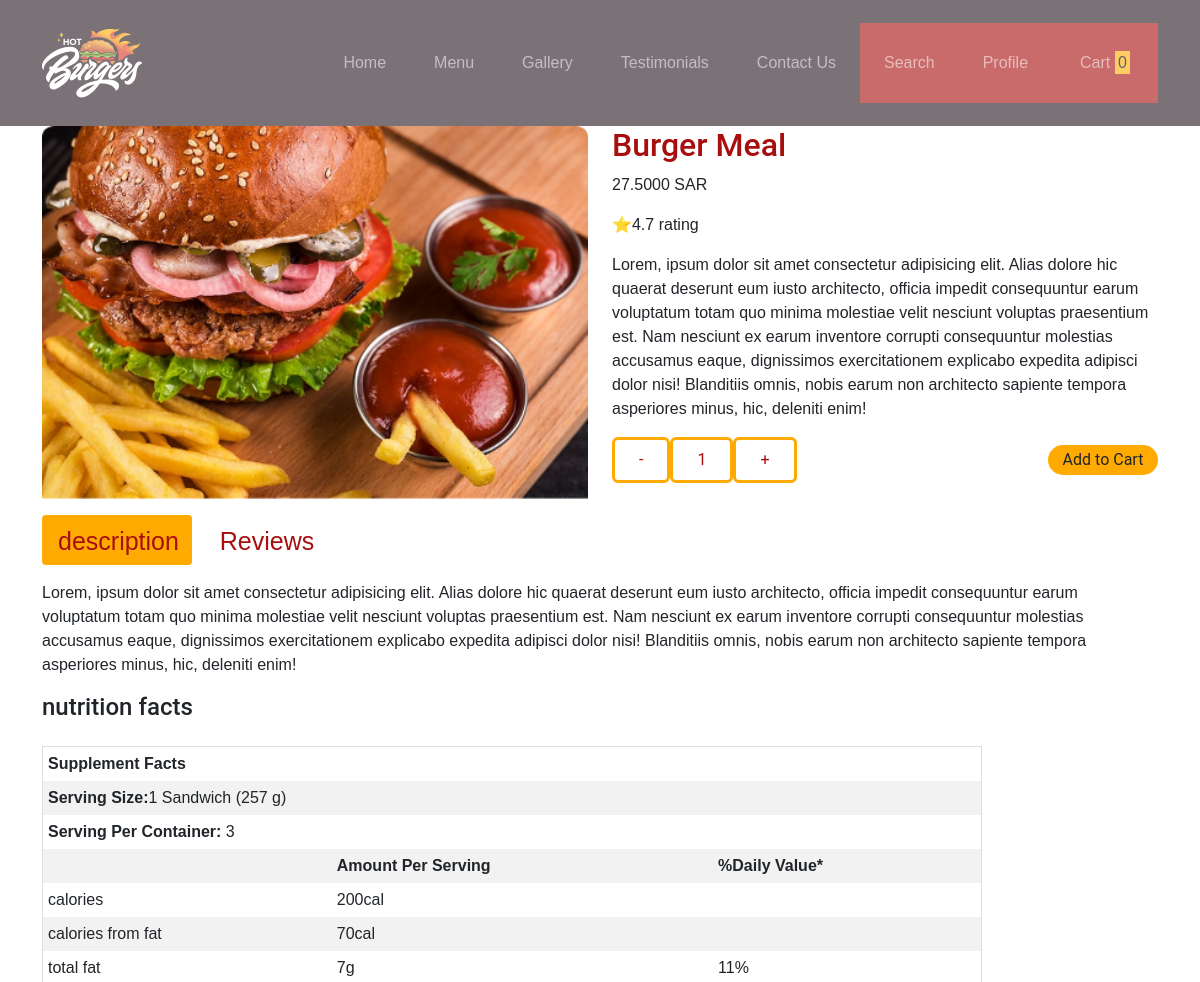
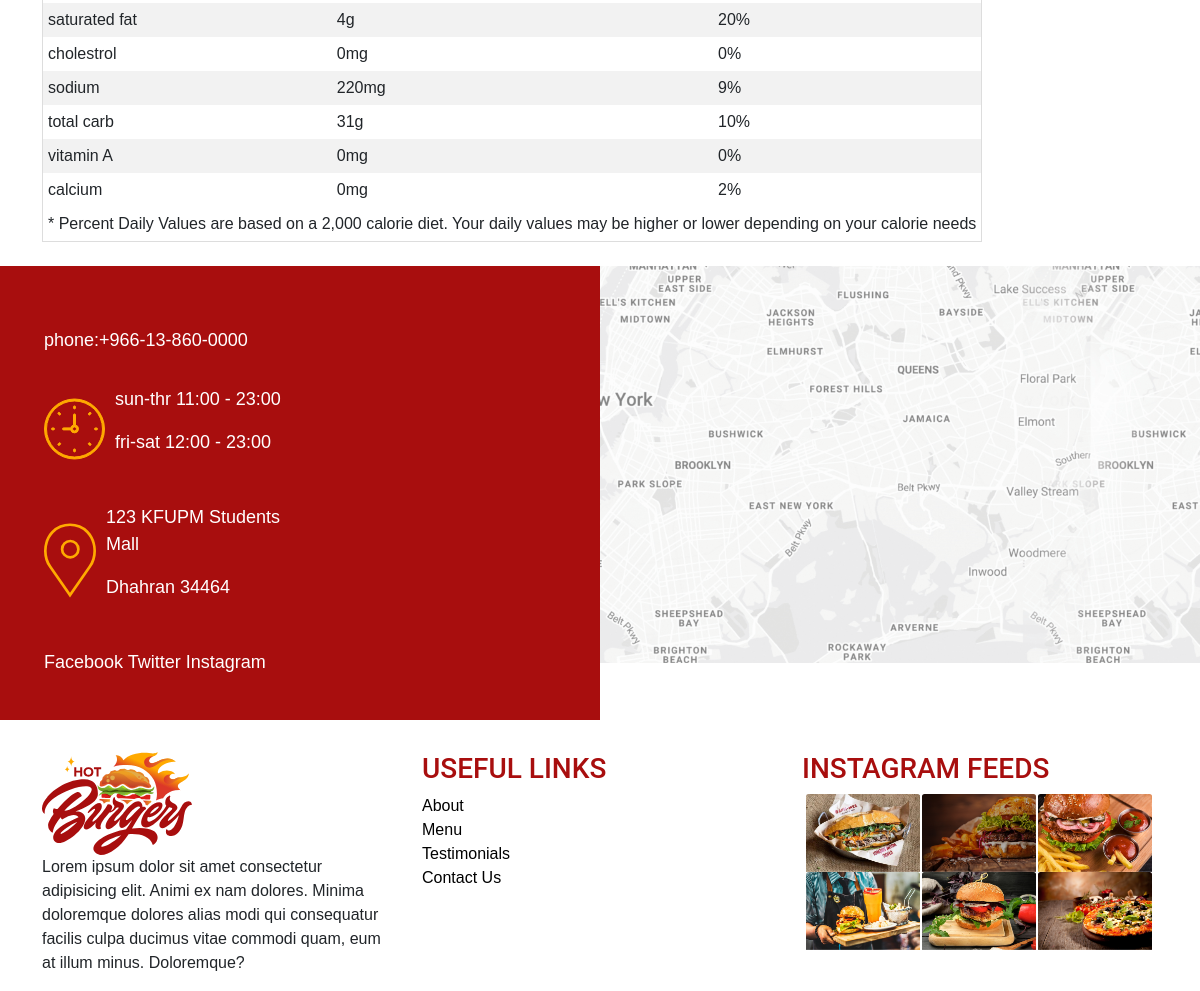
Screenshot of /detail.php?id=3 with the database file from the repository (2 pictures, top to bottom).
### tables this page shows
CREATE TABLE `meal` (
  `id` int(11) NOT NULL,
  `title` varchar(50) NOT NULL,
  `price` decimal(10,4) UNSIGNED NOT NULL,
  `image` varchar(500) NOT NULL,
  `description` varchar(700) NOT NULL
);

### php/meal_db.php (called while the page is built, shortened)
<?php
class Meal_db {
    public $db_connection;
    function __construct(){
        $this-> db_connection = mysqli_connect('127.0.0.1:3306', 'root', '', 'meals');
    }
    function getMealById($id){
        include_once 'php/meal.php';
        $mealo = new Meal();
        $sql = "SELECT * FROM meal WHERE id=$id";
        $result = mysqli_query($this->db_connection, $sql);
        $meal = mysqli_fetch_all($result, MYSQLI_ASSOC);
        return array_merge($meal[0],$mealo->getMealById($id)["nutrition"]);
    }
}
?>

### php/meal.php (called while the page is built, shortened)
<?php
class meal{
public function getMealById($i){
        if($i == 6 OR  $i == 1 OR  $i == 2  OR  $i == 3 OR  $i == 4 OR $i == 5 ) {
            return $this->meals[$i-1];
        }
        else{
            return null;
        }
    }
}

### detail.php (the view, shortened to what this page needs)
<?php
include ('php/meal.php');
include ('php/meal_db.php');
$id =$_GET['id'];
$meal1 = new Meal_db();
$meal_local = new Meal();
$meal_nut = $meal_local->getMealById($id);
$meal = $meal1->getMealById($id);
$nutrition = $meal_nut['nutrition'];
$facts = $nutrition['facts'];
$one = "php/cart.php?id=";
$two = "&back=";
$three = $_SERVER["PHP_SELF"];
$four = "?id=";
?>
<!DOCTYPE html>
<html lang="en">
<head>
  <link rel="stylesheet" href="style.css">
  <link href="https://cdn.jsdelivr.net/npm/bootstrap@5.0.2/dist/css/bootstrap.min.css" rel="stylesheet"
>
</head>
<body>
<?php
        require 'include/inc.header.php';
        ?>
  <div class="container detail-section-start">
    <div class="row">
      <picture class="col-lg-6 col-md-12"><img class="img-fluid w-100" src="images/projectImages/<?php echo $meal['image'] ?>"
          alt="meal<?php echo $id ?>"></picture>
      <div class="col-lg-6 col-md-12 ">
        <div class="meal-info">
          <h2 class="heading-style1"><?php echo $meal['title'] ?></h2>
          <p><?php echo $meal['price'] ?>  SAR</p>
          <p>⭐️<?php echo $meal_nut['rating'] ?> rating</p>
          <p><?php echo $meal['description']?>
          </p>
        </div>
        <div class="meal-buttons">
          <a class="control-btn anchor-style" onclick="decrement()">-</a>
          <a id="num-of-items" class="control-btn anchor-style">1</a>
          <a class="control-btn anchor-style"  onclick="increment()">+</a>
          <a  class="pt-2 ms-auto" href= "<?php echo $one; ?><?php echo $id; ?><?php echo $two; ?><?php echo $three; ?><?php echo $four; ?><?php echo $id; ?>" >
                        <button class="card_cart button-style text-dark" onclick="add_cart_index(<?php echo $id; ?>)">Add to
                        Cart</button>
                    </a>
        </div>
      </div>
    </div>
  </div>
  <div class="container pt-3">
    <ul class="nav nav-pills mb-3" id="pills-tab" role="tablist">
      <li class="nav-item no-hover" role="presentation">
        <button class="nav-link active pillz table-pill" id="pills-home-tab" data-bs-toggle="pill" data-bs-target="#pills-home"
          type="button" role="tab" aria-controls="pills-home" aria-selected="true">description</button>
      </li>
      <li class="nav-item no-hover" role="presentation">
        <button class="nav-link pillz review-pill" id="pills-profile-tab" data-bs-toggle="pill" data-bs-target="#pills-profile"
          type="button" role="tab" aria-controls="pills-profile" aria-selected="false" onclick="showReview(<?php echo $id ?>)">Reviews</button>
      </li>
    </ul>
  </div>
  <div class="tab-content" id="pills-tabContent">
    <div class="tab-pane fade show active" id="pills-home" role="tabpanel" aria-labelledby="pills-home-tab">
      <div class="container" id="description-table">
        <p><?php echo $meal_nut['description'];?></p>
        <h4>nutrition facts</h4>
        <table>
          <thead>
            <tr>
              <td colspan="3"> <strong>Supplement Facts</strong> </td>
            </tr>
            <tr>
              <td colspan="3"><strong>Serving Size:</strong><?php echo $nutrition['serving_size']?></td>
            </tr>
            <tr>
              <td colspan="3"> <strong>Serving Per Container:</strong> <?php echo $nutrition['serving_per_container']?></td>
            </tr>
            <tr>
              <th></th>
              <th align="left">Amount Per Serving</th>
              <th align="left">%Daily Value*</th>
            </tr>
          </thead>
          <tbody>
          <?php
for($i = 0; $i < count($facts); $i++) {
  echo "<tr>";
  $replace = str_replace('_', ' ', $facts[$i]['item']);
  echo "<td>".$replace."</td>";
  echo "<td>".$facts[$i]['amount_per_serving'].$facts[$i]['unit']."</td>";
  echo "<td>".$facts[$i]['daily_value']."</td>";
  echo "</tr>";
}
?>
          </tbody>
          <tfoot>
            <tr>
              <td colspan="3">* Percent Daily Values are based on a 2,000 calorie diet. Your daily values may be higher
                or
                lower depending on your calorie needs</td>
            </tr>
          </tfoot>
        </table>
      </div>
    </div>
  </div>
  <?php
        require 'include/inc.footer.php';
       ?>
</body>
</html>

### style.css (style rules this page uses)
:root { --main-red: #A80E0E; --dark-action-color: #ffaa00; --light-action-color: #FFDD00; }
* { margin: 0; padding: 0; font-family: 'Montserrat', sans-serif; }
h1, h2, h3, h4, h5, h6, button { font-family: 'Roboto', sans-serif; }
.heading-style1 { color: var(--main-red); }
.meal-buttons { display: flex; }
.meal-buttons .control-btn { font-family: 'Roboto', sans-serif; padding: 0.5em 1.5em; background-color: white; color: #A80E0E; border: 3px solid #FFAA00; border-radius: 6px; cursor: pointer; }
.button-style { border-radius: 20px; border-style: none; width: 110px; height: 30px; font-size: 16px; background-color: var(--dark-action-color); color: var(--main-red); cursor: pointer; }
.anchor-style { text-decoration: none; }
button { border-radius: 20px; border-style: none; font-size: 16px; background-color: #FFAA00; color: #A80E0E; cursor: pointer; }
.card_cart { font-family: 'Roboto', sans-serif; color: white; border: 3px solid #FFAA00; border-radius: 2rem; cursor: pointer; }
table, tr, th, td { border: 1px solid #DDD; }
table tr:nth-child(even) { background-color: #f2f2f2; }
table { border-collapse: collapse; margin: 1.5rem 0; }
th, td { padding: 5px; }
.pillz { color: #A80E0E !important; height: 50px; width: 150px; font-size: 25px; font-weight: lighter; }
.nav-link.active { background-color: rgb(255, 170, 0) !important; color: #A80E0E !important; }
.nav-link.active { background-color: #ffaa00 !important; }
.detail-section-start { padding-top: 7.9rem !important; }

### rows the page displays
meal: image (picture), title "Burger Meal", price "27.5000", description "Lorem, ipsum dolor sit amet consectetur adipisicing elit. Alias dolore hic quaerat deserunt eum iusto architecto, officia impedit consequuntur earum voluptatum totam quo minima molestiae velit nesciunt voluptas praesentium est. Nam nesciunt ex earum inventore corrupti consequuntur molestias accusamus eaque, dignissimos exercitationem explicabo expedita adipisci dolor nisi! Blanditiis omnis, nobis earum non architecto sapiente tempora asperiores minus, hic, deleniti enim!"

### other values shown
$meal_nut['rating'] "4.7"
$nutrition['serving_size'] "1 Sandwich (257 g)"
$nutrition['serving_per_container'] "3"
$replace "calories"
$facts[$i]['amount_per_serving'] "200"
$facts[$i]['unit'] "cal"
$replace "calories from fat"
$facts[$i]['amount_per_serving'] "70"
$replace "total fat"
$facts[$i]['amount_per_serving'] "7"
$facts[$i]['unit'] "g"
$facts[$i]['daily_value'] "11%"
$replace "saturated fat"
$facts[$i]['amount_per_serving'] "4"
$facts[$i]['daily_value'] "20%"
